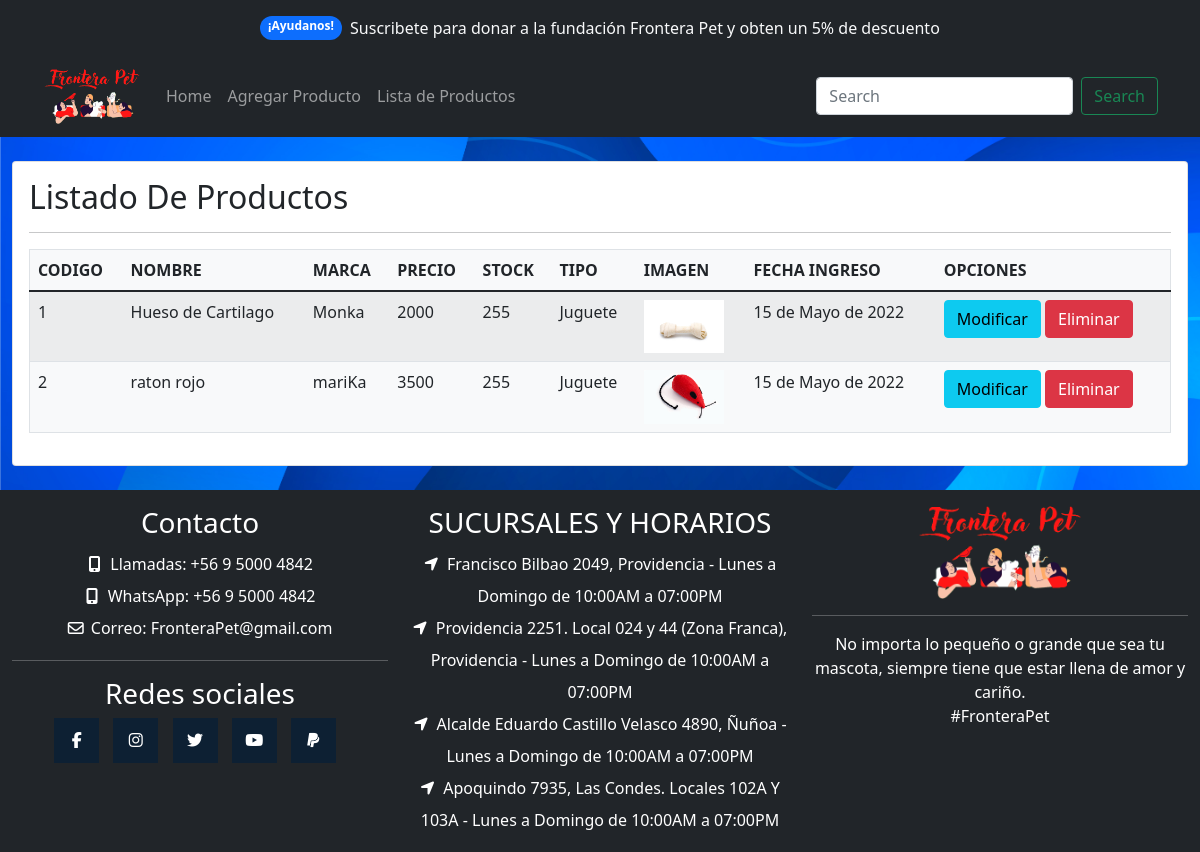
Screenshot of /listarProductos/ with the database file from the repository.
### app/models.py (models this page shows, shortened)
class Producto(models.Model):
    codigo = models.IntegerField(null=False,primary_key=True)
    nombre = models.CharField(max_length=60)
    marca = models.CharField(max_length=60)
    precio = models.IntegerField()
    stock = models.IntegerField()
    tipo = models.ForeignKey(TipoProducto, on_delete=models.CASCADE)
    imagen = models.ImageField(upload_to="productos", null=True)
    created_at = models.DateField(auto_now_add=True)
    update_at = models.DateField(auto_now=True)
    class Meta:
        db_table = 'db_Producto'

class TipoProducto(models.Model):
    tipo = models.CharField(max_length=60)
    def __str__(self):
        return self.tipo
    class Meta:
        db_table = 'db_tipo_Producto'

### app/views.py (the view)
# urls.py: path('listarProductos/', listarProductos, name='listarProductos'),
def listarProductos(request):
    productosAll = Producto.objects.all()
    datos = {
        'listaProductos' : productosAll
    }
    return render(request, 'app/productos/listarProductos.html', datos)

### app/templates/app/productos/listarProductos.html (shortened to what this page needs)
{% extends 'app/base_admin.html' %}
{% load static %}
{% load humanize %}
{% block contenido %}
<section class="py-4  osahan-main-body">
    <div class="container-fluid">
        <div class="row">
            <div class="col-lg-12">
                <div class="card">
                    <div class="card-body">
                        <h2>Listado De Productos</h2>
                        <hr>
                        <table class="table table-condensed table-hover table-striped table-responsive-sm bg-light border">
                            <thead>
                                <tr>
                                    <th>CODIGO</th>
                                    <th>NOMBRE</th>
                                    <th>MARCA</th>
                                    <th>PRECIO</th>
                                    <th>STOCK</th>
                                    <th>TIPO</th>
                                    <th>IMAGEN</th>
                                    <th>FECHA INGRESO</th>
                                    <th>OPCIONES</th>
                                </tr>
                            </thead>
                            <tbody>
                                {% for aux in listaProductos %}
                                <tr>
                                    <td scope="row">{{ aux.codigo }}</td>
                                    <td>{{ aux.nombre }}</td>
                                    <td>{{ aux.marca }}</td>
                                    <td>{{ aux.precio }}</td>
                                    <td>{{ aux.stock }}</td>
                                    <td>{{ aux.tipo }}</td>
                                    {% if aux.imagen %}
                                    <td><img src="{{ aux.imagen.url }}" alt="" width="80"></td>
                                    {% endif %}
                                    <td>{{ aux.created_at }}</td>
                                    <td>
                                        <a href="{% url 'modificarProducto' aux.codigo %}" class="btn btn-info">Modificar</a>
                                        <a onclick="eliminar({{ aux.codigo }})" class="btn btn-danger">Eliminar</a>
                                    </td>
                                </tr>
                                {% endfor %}
                            </tbody>
                        </table>
                    </div>
                </div>
            </div>
        </div>
    </div>
</section>
{% endblock %}

### app/static/app/css/style.css (style rules this page uses)
.bg-blue-ocean { background-attachment: fixed; background-image: url(../img/vectores/vector-blue-ocean.jpg); background-size: cover; }

### rows the page displays
Producto: codigo "1", nombre "Hueso de Cartilago", marca "Monka", precio "2000", stock "255", tipo "Juguete", imagen (picture), created_at "15 de Mayo de 2022"
Producto: codigo "2", nombre "raton rojo", marca "mariKa", precio "3500", stock "255", tipo "Juguete", imagen (picture), created_at "15 de Mayo de 2022"
